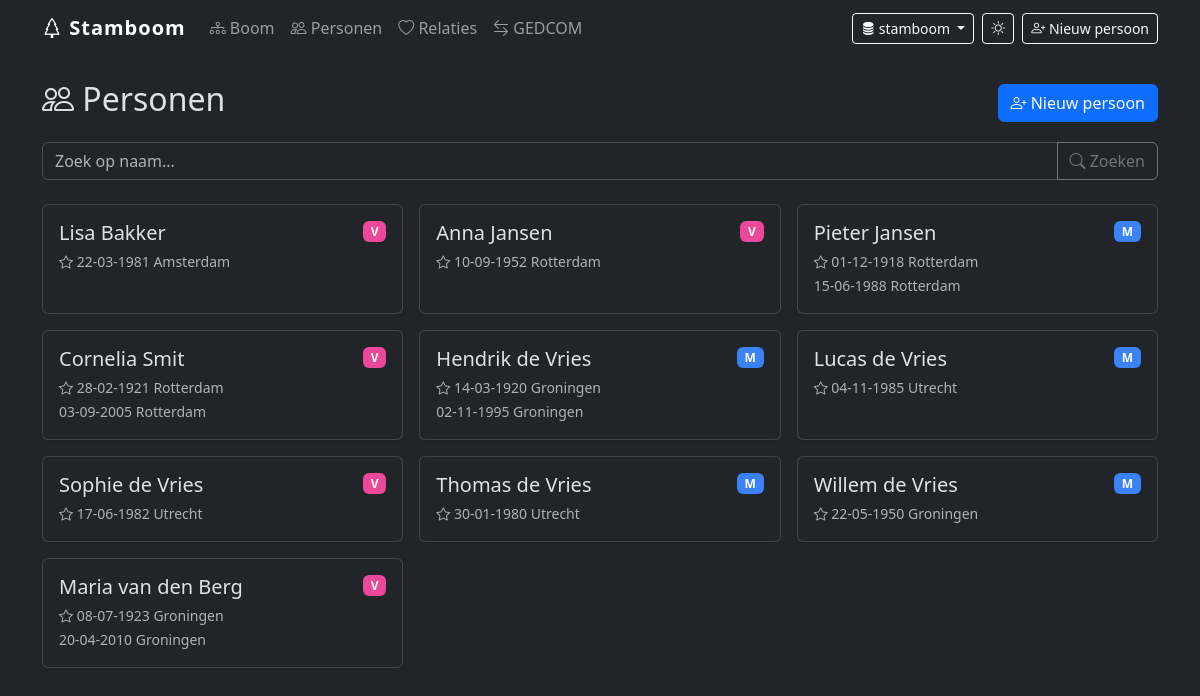
Screenshot of /personen/ with the database file from the repository.
### models.py (models this page shows, shortened)
class Persoon(Base):
    __tablename__ = "persoon"
    id: Mapped[int] = mapped_column(Integer, primary_key=True, index=True)
    voornaam: Mapped[str] = mapped_column(String(100))
    achternaam: Mapped[str] = mapped_column(String(100))
    geboorte_datum: Mapped[date | None] = mapped_column(Date, nullable=True)
    geboorte_plaats: Mapped[str | None] = mapped_column(String(200), nullable=True)
    sterf_datum: Mapped[date | None] = mapped_column(Date, nullable=True)
    sterf_plaats: Mapped[str | None] = mapped_column(String(200), nullable=True)
    begraven_locatie: Mapped[str | None] = mapped_column(String(300), nullable=True)
    geslacht: Mapped[Geslacht | None] = mapped_column(Enum(Geslacht), nullable=True)
    notities: Mapped[str | None] = mapped_column(Text, nullable=True)
    relaties_a: Mapped[list["Relatie"]] = relationship(
        "Relatie", foreign_keys="Relatie.persoon_a_id", back_populates="persoon_a"
    )
    relaties_b: Mapped[list["Relatie"]] = relationship(
        "Relatie", foreign_keys="Relatie.persoon_b_id", back_populates="persoon_b"
    )
    ouder_van: Mapped[list["Ouderschap"]] = relationship(
        "Ouderschap", foreign_keys="Ouderschap.ouder_id", back_populates="ouder"
    )
    kind_van: Mapped[list["Ouderschap"]] = relationship(
        "Ouderschap", foreign_keys="Ouderschap.kind_id", back_populates="kind"
    )
    bijlagen: Mapped[list["Bijlage"]] = relationship(
        "Bijlage", foreign_keys="Bijlage.persoon_id", back_populates="persoon"
    )

### routers/personen.py (the view)
@router.get("/", response_class=HTMLResponse)
def personen_lijst(request: Request, zoek: str = "", db: Session = Depends(get_db)):
    query = db.query(Persoon)
    if zoek:
        zoek_term = f"%{zoek}%"
        query = query.filter(
            Persoon.voornaam.ilike(zoek_term) | Persoon.achternaam.ilike(zoek_term)
        )
    personen = query.order_by(Persoon.achternaam, Persoon.voornaam).all()
    return templates.TemplateResponse(
        request, "personen_lijst.html", {"personen": personen, "zoek": zoek}
    )

### templates/personen_lijst.html (shortened to what this page needs)
{% extends "base.html" %}
{% block content %}
<div class="d-flex justify-content-between align-items-center mb-3">
  <h2><i class="bi bi-people"></i> Personen</h2>
  <a href="/personen/nieuw" class="btn btn-primary">
    <i class="bi bi-person-plus"></i> Nieuw persoon
  </a>
</div>
<form class="mb-4" method="get" action="/personen/">
  <div class="input-group">
    <input type="text" class="form-control" name="zoek" value="{{ zoek }}" placeholder="Zoek op naam...">
    <button class="btn btn-outline-secondary" type="submit"><i class="bi bi-search"></i> Zoeken</button>
  </div>
</form>
{% if personen %}
<div class="row row-cols-1 row-cols-md-2 row-cols-lg-3 g-3">
  {% for p in personen %}
  <div class="col">
    <a href="/personen/{{ p.id }}" class="text-decoration-none">
      <div class="card h-100 card-hover">
        <div class="card-body">
          <div class="d-flex justify-content-between align-items-start">
            <h5 class="card-title mb-1">{{ p.voornaam }} {{ p.achternaam }}</h5>
            {% if p.geslacht %}
            <span class="badge badge-{{ p.geslacht.value }}">{{ p.geslacht.value }}</span>
            {% endif %}
          </div>
          {% if p.geboorte_datum or p.geboorte_plaats %}
          <small class="text-muted">
            <i class="bi bi-star"></i>
            {% if p.geboorte_datum %}{{ p.geboorte_datum.strftime('%d-%m-%Y') }}{% endif %}
            {% if p.geboorte_plaats %}{{ p.geboorte_plaats }}{% endif %}
          </small>
          {% endif %}
          {% if p.sterf_datum or p.sterf_plaats %}
          <br><small class="text-muted">
            {% if p.sterf_datum %}{{ p.sterf_datum.strftime('%d-%m-%Y') }}{% endif %}
            {% if p.sterf_plaats %}{{ p.sterf_plaats }}{% endif %}
          </small>
          {% endif %}
        </div>
      </div>
    </a>
  </div>
  {% endfor %}
</div>
{% endif %}
{% endblock %}

### templates/base.html (shortened to what this page needs)
<!DOCTYPE html>
<html lang="nl" data-bs-theme="dark">
<head>
  <link rel="stylesheet" href="https://cdn.jsdelivr.net/npm/bootstrap@5.3.3/dist/css/bootstrap.min.css">
  <link rel="stylesheet" href="https://cdn.jsdelivr.net/npm/bootstrap-icons@1.11.3/font/bootstrap-icons.min.css">
</head>
<body>
<nav class="navbar navbar-expand-lg navbar-dark bg-dark mb-4">
  <div class="container">
    <a class="navbar-brand" href="/"><i class="bi bi-tree"></i> Stamboom</a>
    <div class="collapse navbar-collapse" id="nav">
      <ul class="navbar-nav me-auto">
        <li class="nav-item"><a class="nav-link" href="/stamboom"><i class="bi bi-diagram-3"></i> Boom</a></li>
        <li class="nav-item"><a class="nav-link" href="/personen/"><i class="bi bi-people"></i> Personen</a></li>
        <li class="nav-item"><a class="nav-link" href="/relaties/"><i class="bi bi-heart"></i> Relaties</a></li>
        <li class="nav-item"><a class="nav-link" href="/gedcom/"><i class="bi bi-arrow-left-right"></i> GEDCOM</a></li>
      </ul>
      <div class="d-flex align-items-center gap-2">
        <div class="dropdown">
          <button class="btn btn-sm btn-outline-light dropdown-toggle" type="button"
                  data-bs-toggle="dropdown" aria-expanded="false" title="Wissel familie-database">
            <i class="bi bi-database-fill"></i> {{ request.state.actief_db }}
          </button>
        </div>
        <button id="theme-toggle" class="btn btn-sm btn-outline-light" title="Wissel thema">
          <i class="bi bi-moon-stars" id="theme-icon"></i>
        </button>
        <a href="/personen/nieuw" class="btn btn-sm btn-outline-light">
          <i class="bi bi-person-plus"></i> Nieuw persoon
        </a>
      </div>
    </div>
  </div>
</nav>
<div class="container pb-5">
  {% block content %}{% endblock %}
</div>
</body>
</html>

### templates/base.html (style rules this page uses)
:root, [data-bs-theme="light"] { --tree-line: #94a3b8; --tree-text: #1f2937; --tree-text-muted: #6b7280; --tree-bg: #ffffff; --box-bg-M: #dbeafe; --box-border-M: #3b82f6; --box-bg-V: #fce7f3; --box-border-V: #ec4899; --box-bg-X: #f3f4f6; --box-border-X: #6b7280; }
[data-bs-theme="dark"] { --tree-line: #4b5563; --tree-text: #e5e7eb; --tree-text-muted: #9ca3af; --tree-bg: #1e2530; --box-bg-M: #1e3a5f; --box-border-M: #60a5fa; --box-bg-V: #4a1533; --box-border-V: #f472b6; --box-bg-X: #374151; --box-border-X: #9ca3af; }
.navbar-brand { font-weight: 700; letter-spacing: 1px; }
.card { box-shadow: 0 1px 4px rgba(0,0,0,.08); }
.badge-M { background-color: #3b82f6; }
.badge-V { background-color: #ec4899; }

### templates/personen_lijst.html (style rules this page uses)
.card-hover { transition: box-shadow .2s; }

### rows the page displays
Persoon: voornaam "Lisa", achternaam "Bakker", geslacht.value "V", geboorte_datum "22-03-1981", geboorte_plaats "Amsterdam"
Persoon: voornaam "Anna", achternaam "Jansen", geslacht.value "V", geboorte_datum "10-09-1952", geboorte_plaats "Rotterdam"
Persoon: voornaam "Pieter", achternaam "Jansen", geslacht.value "M", geboorte_datum "01-12-1918", geboorte_plaats "Rotterdam", sterf_datum "15-06-1988", sterf_plaats "Rotterdam"
Persoon: voornaam "Cornelia", achternaam "Smit", geslacht.value "V", geboorte_datum "28-02-1921", geboorte_plaats "Rotterdam", sterf_datum "03-09-2005", sterf_plaats "Rotterdam"
Persoon: voornaam "Hendrik", achternaam "de Vries", geslacht.value "M", geboorte_datum "14-03-1920", geboorte_plaats "Groningen", sterf_datum "02-11-1995", sterf_plaats "Groningen"
Persoon: voornaam "Lucas", achternaam "de Vries", geslacht.value "M", geboorte_datum "04-11-1985", geboorte_plaats "Utrecht"
Persoon: voornaam "Sophie", achternaam "de Vries", geslacht.value "V", geboorte_datum "17-06-1982", geboorte_plaats "Utrecht"
Persoon: voornaam "Thomas", achternaam "de Vries", geslacht.value "M", geboorte_datum "30-01-1980", geboorte_plaats "Utrecht"
Persoon: voornaam "Willem", achternaam "de Vries", geslacht.value "M", geboorte_datum "22-05-1950", geboorte_plaats "Groningen"
Persoon: voornaam "Maria", achternaam "van den Berg", geslacht.value "V", geboorte_datum "08-07-1923", geboorte_plaats "Groningen", sterf_datum "20-04-2010", sterf_plaats "Groningen"

### other values shown
{{ request.state.actief_db }} "stamboom"
